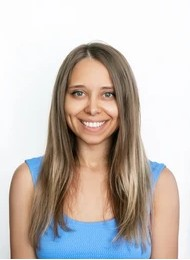
#> input picture Fourier Transformation/happy.jpg, 190 x 260 px
$ python p3_new.py
#> lines starting #> are read from the running program, lines starting #| are printed output that depends on the picture; long printed decimals are rounded
import cv2
import numpy as np
import matplotlib.pyplot as plt
import os

# Disable interactive plots - just print to terminal
plt.ioff()
# Or use non-interactive backend
# matplotlib.use('Agg')

# ===============================
# Utility functions
# ===============================
def read_gray(path):
#> called with path = 'Fourier Transformation/happy.jpg'
    img = cv2.imread(path, cv2.IMREAD_GRAYSCALE)
#> img: shape (260, 190); min 0, max 255, mean 191.8
    if img is None:
        raise FileNotFoundError(f"Could not read: {path}")
    return img.astype(np.float32) / 255.0
#> call 2 of read_gray, with path = 'Fourier Transformation/sad.jpg'
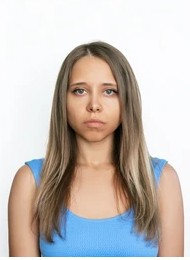
#> input picture Fourier Transformation/sad.jpg, 190 x 260 px
#| Image 1 (happy.jpg) - Grayscale shape: (260, 190), Range: [0.0000, 1.0000]
#| Image 2 (sad.jpg) - Grayscale shape: (260, 190), Range: [0.0000, 1.0000]

def fft2_image(img):
    F = np.fft.fft2(img)
    Fshift = np.fft.fftshift(F)
    mag = np.log(np.abs(Fshift) + 1e-8)
    phase = np.angle(Fshift)
    return Fshift, mag, phase

def ifft2_image(Fshift):
    F = np.fft.ifftshift(Fshift)
    img = np.fft.ifft2(F)
    return np.real(img)

def show_fourier(mag, phase, title):
    plt.figure(figsize=(10, 4))
    plt.subplot(1, 2, 1)
    plt.imshow(mag, cmap='gray')
    plt.title(f"{title} – Magnitude (log)")
    plt.axis('off')

    plt.subplot(1, 2, 2)
    plt.imshow(phase, cmap='gray')
    plt.title(f"{title} – Phase")
    plt.axis('off')
    plt.close()

def show_magnitude_only(mag, title):
    plt.figure(figsize=(5, 4))
    plt.imshow(mag, cmap='gray')
    plt.title(title)
    plt.axis('off')
    plt.close()

# ===============================
# (b) Frequency filters
# ===============================
def low_pass_mask(shape, radius):
    H, W = shape
    cy, cx = H // 2, W // 2
    Y, X = np.ogrid[:H, :W]
    return (((X - cx) ** 2 + (Y - cy) ** 2) <= radius ** 2).astype(np.float32)

def high_pass_mask(shape, radius):
    return 1.0 - low_pass_mask(shape, radius)

def diagonal_bandpass_mask(shape, band_width=10):
    """
    Pass frequencies close to the main diagonal line (u ~ v) in the shifted spectrum.
    band_width controls thickness of the diagonal band.
    """
    H, W = shape
    Y, X = np.ogrid[:H, :W]
    return (np.abs((Y - H // 2) - (X - W // 2)) < band_width).astype(np.float32)

# ===============================
# (c) Phase swapping
# ===============================
def combine_mag_phase(F_mag_source, F_phase_source):
    mag = np.abs(F_mag_source)
    phase = np.angle(F_phase_source)
    return mag * np.exp(1j * phase)

# ===============================
# (d) Hybrid image (Oliva et al.)
# ===============================
def gaussian_lowpass_mask(shape, sigma):
    """
    Gaussian low-pass in frequency domain (centered).
    sigma is in frequency-domain pixels (bigger => less aggressive LP).
    """
    H, W = shape
    cy, cx = H // 2, W // 2
    Y, X = np.ogrid[:H, :W]
    D2 = (X - cx) ** 2 + (Y - cy) ** 2
    return np.exp(-D2 / (2 * sigma ** 2)).astype(np.float32)

# ===============================
# MAIN
# ===============================
if __name__ == "__main__":

    # Use script's directory (put happy.jpg and sad.jpg in same folder as this script)
    base = os.path.dirname(os.path.abspath(__file__))
    img1_path = os.path.join(base, "happy.jpg")
    img2_path = os.path.join(base, "sad.jpg")

    img1 = read_gray(img1_path)
    img2 = read_gray(img2_path)

    # ---------------------------
    # (a) Fourier transform
    # ---------------------------
    print("\n=== PART (a): FOURIER TRANSFORM ===")
    print(f"Image 1 (happy.jpg) - Grayscale shape: {img1.shape}, Range: [{np.min(img1):.4f}, {np.max(img1):.4f}]")
    print(f"Image 2 (sad.jpg) - Grayscale shape: {img2.shape}, Range: [{np.min(img2):.4f}, {np.max(img2):.4f}]")

    # Save the original grayscale image
    base_out = os.path.dirname(os.path.abspath(__file__))
    img1_gray_uint8 = (np.clip(img1, 0, 1) * 255).astype(np.uint8)
    cv2.imwrite(os.path.join(base_out, "img1_grayscale.png"), img1_gray_uint8)
    print(f"Saved: img1_grayscale.png")

    # Compute Fourier transform
    F1, mag1, phase1 = fft2_image(img1)

    # Save magnitude and phase as images
    mag1_uint8 = (np.clip((mag1 - np.min(mag1)) / (np.max(mag1) - np.min(mag1) + 1e-8), 0, 1) * 255).astype(np.uint8)
    phase1_uint8 = (np.clip((phase1 - np.min(phase1)) / (np.max(phase1) - np.min(phase1) + 1e-8), 0, 1) * 255).astype(np.uint8)
    cv2.imwrite(os.path.join(base_out, "fft_magnitude.png"), mag1_uint8)
    cv2.imwrite(os.path.join(base_out, "fft_phase.png"), phase1_uint8)
    print(f"Saved: fft_magnitude.png, fft_phase.png")

    show_fourier(mag1, phase1, "Image 1 (happy)")

    # ---------------------------
    # (b) Frequency-domain filtering WITH Fourier magnitude plots
    # ---------------------------
    # Print original Fourier magnitude statistics
    print("\n=== FOURIER MAGNITUDE STATISTICS (BEFORE FILTERING) ===")
    print(f"Original Magnitude - Min: {np.min(mag1):.6f}, Max: {np.max(mag1):.6f}, Mean: {np.mean(mag1):.6f}, Std: {np.std(mag1):.6f}")
#| Original Magnitude - Min: -4.068, Max: 10.523, Mean: 1.355, Std: 1.153

    # Plot original Fourier magnitude (required by the prompt for part b)
    plt.figure(figsize=(6, 5))
    plt.imshow(mag1, cmap='gray')
    plt.title("BEFORE FILTERING: Original Fourier Magnitude")
    plt.colorbar()
    plt.axis('off')
    plt.tight_layout()
    plt.savefig(os.path.join(base_out, "b_magnitude_before_filtering.png"), dpi=100, bbox_inches='tight')
    plt.close()
    print(f"Saved: b_magnitude_before_filtering.png")

    # Create filters
    lp_mask = low_pass_mask(img1.shape, radius=40)
    hp_mask = high_pass_mask(img1.shape, radius=40)
    db_mask = diagonal_bandpass_mask(img1.shape, band_width=8)

    # Apply filters in frequency domain
    F_lp = F1 * lp_mask
    F_hp = F1 * hp_mask
    F_db = F1 * db_mask

    # Print filtered Fourier magnitude statistics
    print("\n=== FOURIER MAGNITUDE STATISTICS (AFTER FILTERING) ===")
    mag_lp = np.log(np.abs(F_lp) + 1e-8)
    mag_hp = np.log(np.abs(F_hp) + 1e-8)
    mag_db = np.log(np.abs(F_db) + 1e-8)
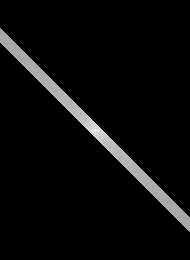
#> mag_db: shape (260, 190) float64; min -18.42, max 10.52, mean -17.25; drawn with min black and max white
    print(f"Low-pass Magnitude   - Min: {np.min(mag_lp):.6f}, Max: {np.max(mag_lp):.6f}, Mean: {np.mean(mag_lp):.6f}, Std: {np.std(mag_lp):.6f}")
#| Low-pass Magnitude   - Min: -18.421, Max: 10.523, Mean: -16.217, Std: 6.558
    print(f"High-pass Magnitude  - Min: {np.min(mag_hp):.6f}, Max: {np.max(mag_hp):.6f}, Mean: {np.mean(mag_hp):.6f}, Std: {np.std(mag_hp):.6f}")
#| High-pass Magnitude  - Min: -18.421, Max: 4.516, Mean: -0.8484, Std: 5.981
    print(f"Diagonal BP Magnitude - Min: {np.min(mag_db):.6f}, Max: {np.max(mag_db):.6f}, Mean: {np.mean(mag_db):.6f}, Std: {np.std(mag_db):.6f}")
#| Diagonal BP Magnitude - Min: -18.421, Max: 10.523, Mean: -17.247, Std: 4.757

    # Plot Fourier magnitudes after filtering (required)
    plt.figure(figsize=(15, 4))
    plt.subplot(1, 3, 1)
    plt.imshow(mag_lp, cmap='gray')
    plt.title("Low-pass Filtered Magnitude")
    plt.colorbar()
    plt.axis('off')

    plt.subplot(1, 3, 2)
    plt.imshow(mag_hp, cmap='gray')
    plt.title("High-pass Filtered Magnitude")
    plt.colorbar()
    plt.axis('off')

    plt.subplot(1, 3, 3)
    plt.imshow(mag_db, cmap='gray')
    plt.title("Diagonal Band-pass Filtered Magnitude")
    plt.colorbar()
    plt.axis('off')
    plt.tight_layout()
    plt.savefig(os.path.join(base_out, "b_magnitude_after_filtering.png"), dpi=100, bbox_inches='tight')
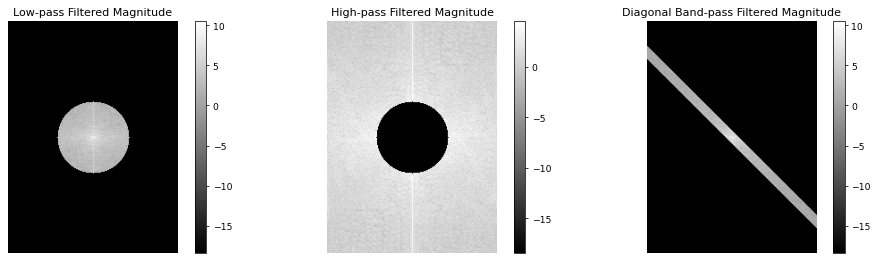
#> figure drawn by matplotlib, 6 panels
    plt.close()
    print(f"Saved: b_magnitude_after_filtering.png")

    # Inverse FFT to get filtered images
    img_lp = ifft2_image(F_lp)
    img_hp = ifft2_image(F_hp)
    img_db = ifft2_image(F_db)

    # Display filtered images
    plt.figure(figsize=(15, 4))
    plt.subplot(1, 3, 1)
    plt.imshow(img_lp, cmap='gray')
    plt.title("Low-pass Filtered Image")
    plt.axis('off')

    plt.subplot(1, 3, 2)
    plt.imshow(img_hp, cmap='gray')
    plt.title("High-pass Filtered Image")
    plt.axis('off')

    plt.subplot(1, 3, 3)
    plt.imshow(img_db, cmap='gray')
    plt.title("Diagonal Band-pass Filtered Image")
    plt.axis('off')
    plt.tight_layout()
    plt.savefig(os.path.join(base_out, "b_filtered_images.png"), dpi=100, bbox_inches='tight')
    plt.close()
    print(f"Saved: b_filtered_images.png")

    # ---------------------------
    # (c) Phase swapping
    # ---------------------------
    F2, mag2, phase2 = fft2_image(img2)
#> in fft2_image (call 2), `mag = np.log(np.abs(Fshift) + 1e-8)`:
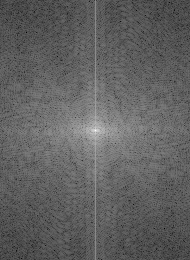
#> mag: shape (260, 190) float64; min -4.31, max 10.52, mean 1.35; drawn with min black and max white
#> in fft2_image (call 2), `phase = np.angle(Fshift)`:
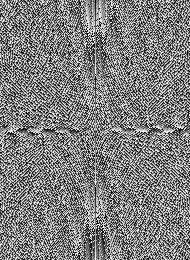
#> phase: shape (260, 190) float64; min -3.14, max 3.14, mean -6.36e-05; drawn with min black and max white
    show_fourier(mag2, phase2, "Image 2 (sad)")

    # Swap phase
    F_img1_mag_img2_phase = combine_mag_phase(F1, F2)
    F_img2_mag_img1_phase = combine_mag_phase(F2, F1)

    img1_with_img2_phase = ifft2_image(F_img1_mag_img2_phase)
    img2_with_img1_phase = ifft2_image(F_img2_mag_img1_phase)

    plt.figure(figsize=(10, 4))
    plt.subplot(1, 2, 1)
    plt.imshow(img1_with_img2_phase, cmap='gray')
    plt.title("Mag(img1) + Phase(img2)")
    plt.axis('off')

    plt.subplot(1, 2, 2)
    plt.imshow(img2_with_img1_phase, cmap='gray')
    plt.title("Mag(img2) + Phase(img1)")
    plt.axis('off')
    plt.close()

    # Modify phase differently than just swapping: partial phase blending
    alpha = 0.5
    blended_phase = alpha * phase1 + (1.0 - alpha) * phase2
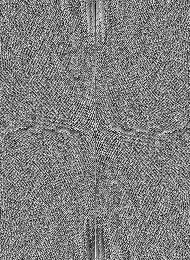
#> blended_phase: shape (260, 190) float64; min -3.12, max 3.12, mean -3.18e-05; drawn with min black and max white
    F_partial_phase = np.abs(F1) * np.exp(1j * blended_phase)
    img_partial_phase = ifft2_image(F_partial_phase)

    plt.figure(figsize=(5, 4))
    plt.imshow(img_partial_phase, cmap='gray')
    plt.title("Partial Phase Blending (α=0.5)")
    plt.axis('off')
    plt.close()

    # ---------------------------
    # (d) Hybrid image (Oliva et al.)
    # ---------------------------
    # NOTE: Hybrid images work best when faces are aligned (eyes/nose/mouth line up)
    sigma = 20  # tune this (try 10..40)
    LP = gaussian_lowpass_mask(img1.shape, sigma)
    HP = 1.0 - LP

    # Common practice:
    # - low frequencies from img1 (happy)
    # - high frequencies from img2 (sad)
    hybrid_F = F1 * LP + F2 * HP
    hybrid = ifft2_image(hybrid_F)
#> in ifft2_image (call 7), `return np.real(img)`:
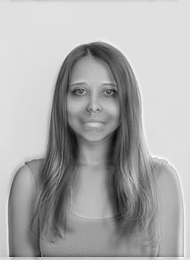
#> returned value: shape (260, 190) float64; min -0.0407, max 1.13, mean 0.752; drawn with min black and max white

    plt.figure(figsize=(12, 4))
    plt.subplot(1, 3, 1)
    plt.imshow(img1, cmap='gray')
    plt.title("Low-frequency source (img1)")
    plt.axis('off')

    plt.subplot(1, 3, 2)
    plt.imshow(img2, cmap='gray')
    plt.title("High-frequency source (img2)")
    plt.axis('off')

    plt.subplot(1, 3, 3)
    plt.imshow(hybrid, cmap='gray')
    plt.title("Hybrid image")
    plt.axis('off')
    plt.close()

    print("\n=== ALL PLOTS PROCESSED SUCCESSFULLY ===")
